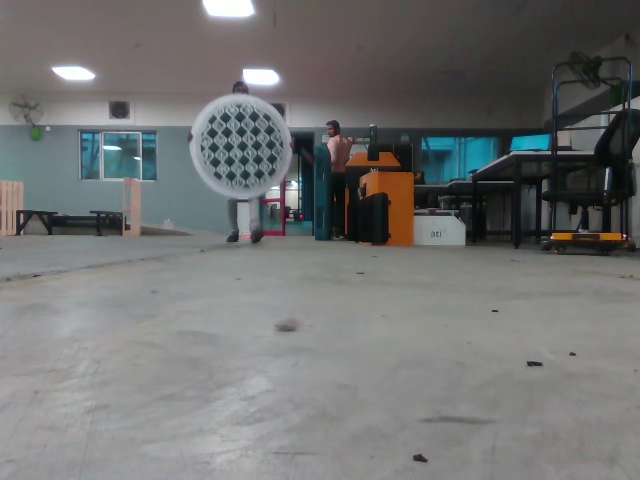
#> input picture images/frame_0000.png, 640 x 480 px; its folder holds 4 pictures in this run
$ python Charuko_Detection_Test.py
#> lines starting #> are read from the running program, lines starting #| are printed output that depends on the picture
import cv2
import cv2.aruco as aruco
import numpy as np
import glob
# --- 1. Define Board and Dictionary ---
import pandas as pd
# Use the dictionary from your JSON file: "Aruco5x5_1000"
ARUCO_DICT = aruco.DICT_5X5_1000

# Board specs from your JSON
SQUARES_X = 8
SQUARES_Y = 8
SQUARE_LENGTH = 0.1  # In meters
MARKER_LENGTH = 0.075 # In meters
dictionary = aruco.getPredefinedDictionary(ARUCO_DICT)
board = aruco.CharucoBoard(
    size=(SQUARES_X, SQUARES_Y),
    squareLength=SQUARE_LENGTH,
    markerLength=MARKER_LENGTH,
    dictionary=dictionary
)
arr = [['Image_Name','Aruco_Markers','ChArUco_Corners']]
aruco_params = aruco.DetectorParameters()
aruco_params.cornerRefinementMethod = aruco.CORNER_REFINE_NONE
charuco_params = aruco.CharucoParameters()
detector = aruco.CharucoDetector(board, charuco_params, aruco_params)

IMAGE_DIR = "C:\\Users\\GirimaniKandan\\calibration\\calibration\\images"
files = glob.glob(f"{IMAGE_DIR}\\*.png")
print(f"Found {len(files)} images in {IMAGE_DIR}")
i = 0
for IMAGE_PATH in files:

    image = cv2.imread(IMAGE_PATH)
#> image is the input picture: shape (480, 640, 3); mean B, G, R 113.9, 114.2, 113.4

    if image is None:
        print(f"Error: Could not load image from {IMAGE_PATH}")
        exit()
    gray = cv2.cvtColor(image, cv2.COLOR_BGR2GRAY)
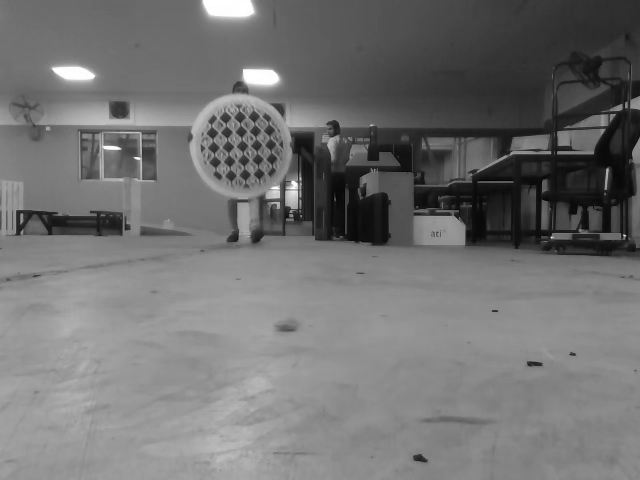
#> gray: shape (480, 640); min 0, max 255, mean 113.9

    # This single function does both marker detection AND corner interpolation
    charuco_corners, charuco_ids, marker_corners, marker_ids = detector.detectBoard(gray)
#> marker_corners = ()

    if charuco_ids is not None and len(charuco_ids) > 0 and marker_corners is not None :
        nmarker_ids = len(marker_ids)
        ncharuko_ids = len(charuco_ids)

        aruco.drawDetectedMarkers(image, marker_corners, marker_ids)
        aruco.drawDetectedCornersCharuco(image, charuco_corners, charuco_ids, (0, 255, 0))
    else :
        nmarker_ids = 0
        ncharuko_ids = 0

    arr.append([f'Image {i}',nmarker_ids , ncharuko_ids])
    i += 1
#> pass 2 of the loop `for IMAGE_PATH in files:`:
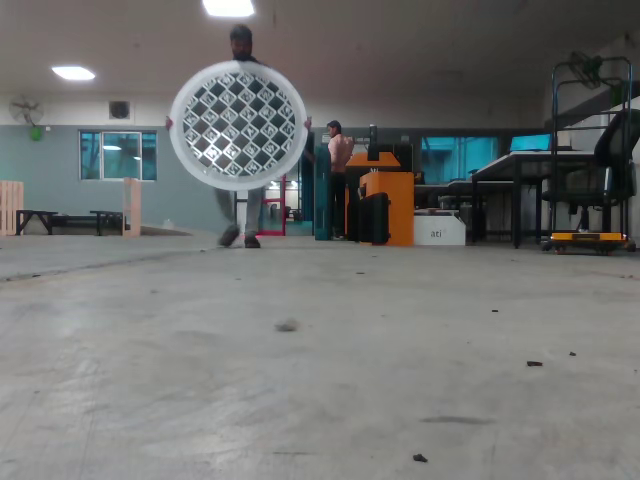
#> input picture images/frame_0001.png, 640 x 480 px
#> image is the input picture: shape (480, 640, 3); mean B, G, R 112.3, 113.4, 112
#> `gray = cv2.cvtColor(image, cv2.COLOR_BGR2GRAY)`:
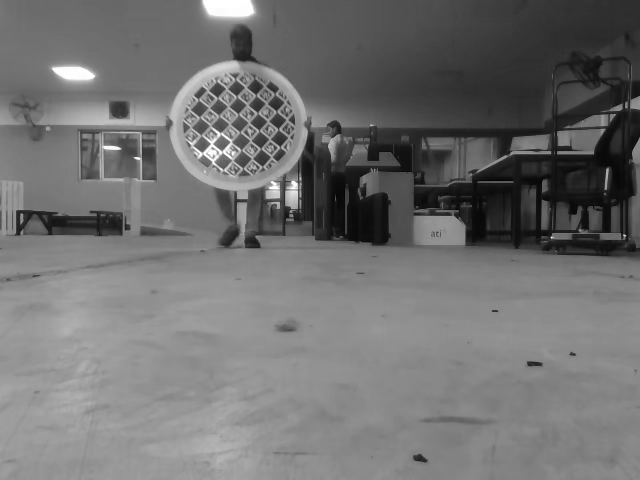
#> gray: shape (480, 640); min 2, max 255, mean 112.8
#> pass 3 of the loop `for IMAGE_PATH in files:`:
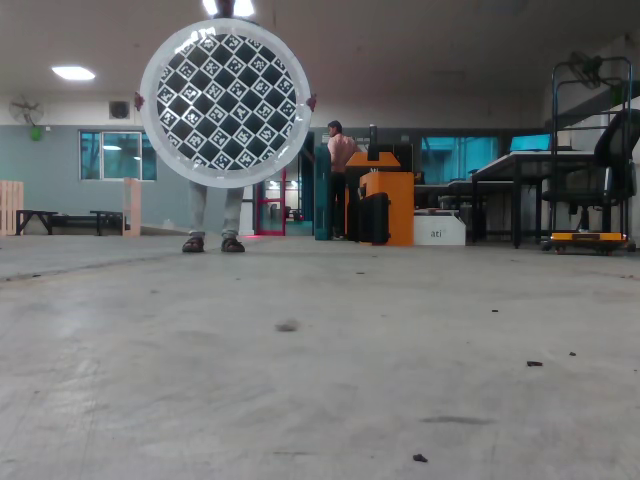
#> input picture images/frame_0002.png, 640 x 480 px
#> image is the input picture: shape (480, 640, 3); mean B, G, R 112, 111.9, 110.4
#> `gray = cv2.cvtColor(image, cv2.COLOR_BGR2GRAY)`:
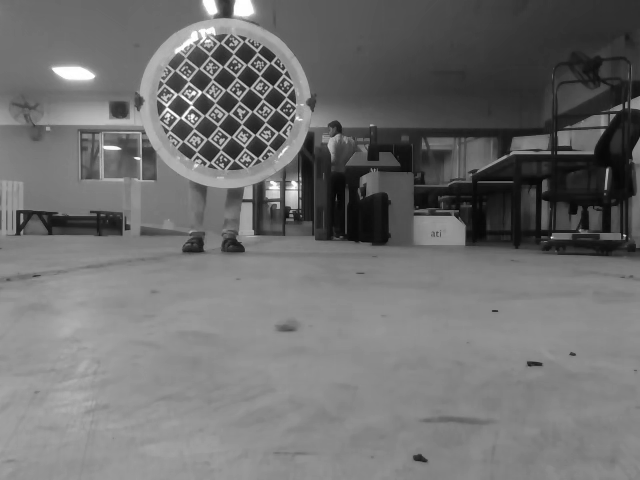
#> gray: shape (480, 640); min 2, max 255, mean 111.5
#> marker_corners = 13 items; marker_ids = [12, 20, 15, 5, 6, 10, 16, 28, 23, 21, 19, 32, 27]
#> the loop made 4 passes; the first 3 are shown
Df = pd.DataFrame(arr).to_csv('detection_summary.csv', index=False)
